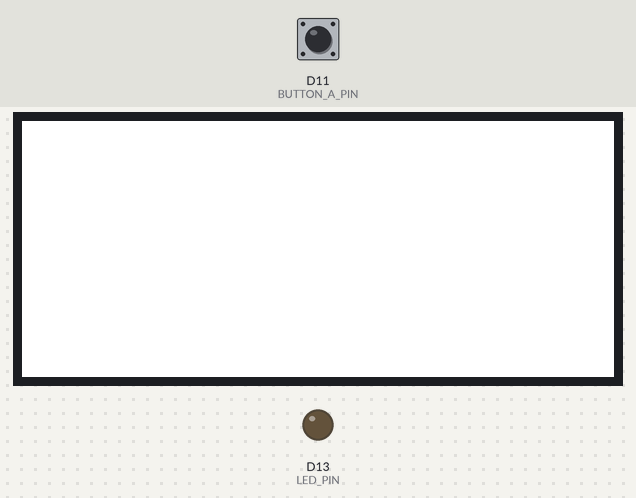
Simulated run of this sketch. Board: Arduino MKR. On the bench: 296×128 colour display, output pins drawn as LEDs (lit = HIGH). Inputs (shaded band) come from the test bench; at power-on: D11 (BUTTON_A_PIN) HIGH. WiFi joins after 1.5 s; servers stay silent unless stated; uploads are accepted with an empty reply; not simulated (calls return 0 or success): secrets.h; what the sketch prints to the serial monitor is not drawn.

Above: at 1.2 s.
1.3 s: D11 (BUTTON_A_PIN) pulled LOW for 0.15 s
At 2.2 s:
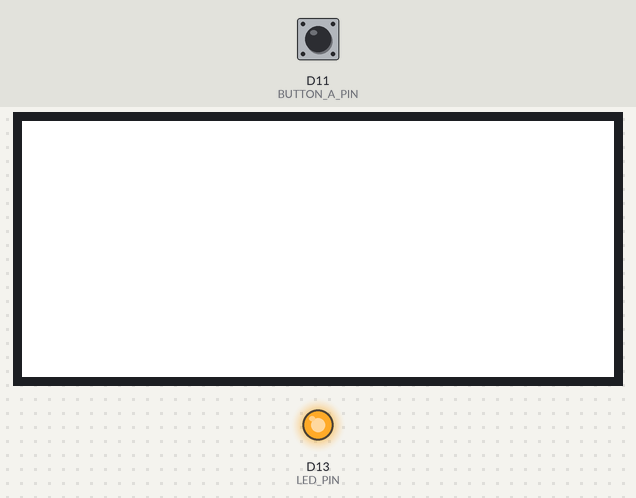
At 17.6 s:
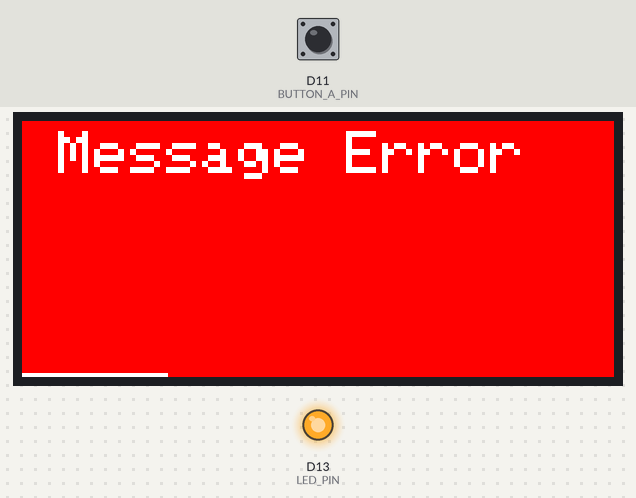
Timing chart, 0 to 18.3 s (numbered marks = the images above; inputs shaded):
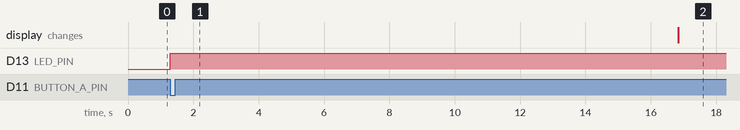

The sketch:

RemoteNote.ino
```cpp
#include <SPI.h>
#include <WiFi101.h>

#include "Adafruit_ThinkInk.h"
#include "ArduinoLowPower.h"

#include "secrets.h"

// Display pins
#define EPD_DC 10
// ONLY valid if you have modified your FeatherWing to cut the ECS and SDCS jumpers
// and bridged ECS to pin 5, otherwise set EPD_CS=9 and voltage sense will not work
#define EPD_CS 5
#define EPD_BUSY -1 // can set to -1 to not use a pin (will wait a fixed delay)
#define SRAM_CS 6
#define EPD_RESET -1  // can set to -1 and share with microcontroller Reset!
#define EPD_SPI &SPI // primary SPI

// Wifi chip pins
#define ATWINC_CS 8
#define ATWINC_IRQ 7
#define ATWINC_RST 4
#define ATWINC_EN 2

#define LED_PIN 13
#define BUTTON_A_PIN 11

// Battery voltage measurements
#define VBATPIN A7
#define MIN_BATT_V 3.0
#define MAX_BATT_V 4.2

// Refresh time should never be less than 3 minutes due to display limitations
#define REFRESH_TIME_S (60*60*3)
volatile bool do_deep_sleep = true;

// Serial Baud rate
#define BAUD 115200

// Times to attempt wifi connection before displaying error message
#define MAX_CONNECTION_RETRIES 5
// Delay between connection attempts
#define CONNECTION_RETRY_DELAY_MS 5000

// 2.9" Tricolor Featherwing or Breakout with IL0373 chipset
ThinkInk_290_Tricolor_Z10 display(EPD_DC, EPD_RESET, EPD_CS, SRAM_CS, EPD_BUSY, EPD_SPI);

// Sensitive data from "secrets.h"
char ssid[] = SECRET_SSID;    // your network SSID (name)
char pass[] = SECRET_PASS;    // your network password (use for WPA, or use as key for WEP)
// Message server URL
String url = String("/") + SECRET_PAGE_ID;
char server[] = "gist.githubusercontent.com";

// Initialize the WiFi client library
WiFiSSLClient client;


void setup() {
  //Configure pins for Adafruit ATWINC1500 Feather
  WiFi.setPins(ATWINC_CS, ATWINC_IRQ, ATWINC_RST, ATWINC_EN);

  Serial.begin(BAUD);

  Serial.println("Initializing Display");
  display.begin(THINKINK_TRICOLOR);

  // Turn off the on-board LED to save power
  pinMode(LED_PIN, OUTPUT);
  digitalWrite(LED_PIN, LOW);

  // Set up an interrupt to allow disabling low power sleep
  // as this sometimes can interfere with flashing
  pinMode(BUTTON_A_PIN, INPUT_PULLUP);
  LowPower.attachInterruptWakeup(BUTTON_A_PIN, disable_deep_sleep, CHANGE);
}


void loop() {
  String response;

  // Connect to the WiFi network
  if(init_wifi()){
    // Pull the message from the internet
    response = get_text_from_server();
  } else {
    response = "[BG R][W]   WiFi Error   ";
  }

  // Disable WiFi chip until next time for power saving
  WiFi.end();

  if(!response.length()){
    Serial.println("Failed to retrieve message");
    response = "[BG R][W] Message Error  ";
  }

  // Note: had some minor display issues if we called this before Wifi.end()
  parse_and_display_message(response);

  // For some reason low power sleeps were being skipped without
  // a small delay here. 5s arbitrary, <1s likely works fine.
  delay(5000);

  // Wait for a while before next request
  if(do_deep_sleep){
    Serial.println("Starting low power sleep");
    // Disable serial comms for power savings
    Serial.end();
    LowPower.sleep(REFRESH_TIME_S * 1000);
    Serial.begin(BAUD);
    delay(1000); // Allow time to re-establish Serial comms
  } else {
    Serial.println("Starting normal sleep");
    delay(REFRESH_TIME_S * 1000);
  }
  Serial.println("Sleep finished");
}


void parse_and_display_message(String msg){
  Serial.println("Displaying message...");

  // Clear
  display.clearBuffer();

  // Set background (default: white) and battery bar (default: red)
  uint16_t bg_color = EPD_WHITE;
  uint16_t batt_color = EPD_RED;
  if(msg.startsWith("[BG R]")){
    bg_color = EPD_RED;
    batt_color = EPD_WHITE;
    msg.remove(0, 6);
  } else if(msg.startsWith("[BG B]")){
    bg_color = EPD_BLACK;
    msg.remove(0, 6);
  }
  display.fillRect(0, 0, display.width(), display.height(), bg_color);

  // Configure text
  display.setTextSize(3);
  // X position, Y Position measured from top left corner
  display.setCursor(0, 5);

  // Set text color (default: black)
  if(msg.startsWith("[R]")){
    display.setTextColor(EPD_RED);
    msg.remove(0, 3);
  } else if(msg.startsWith("[W]")){
    display.setTextColor(EPD_WHITE);
    msg.remove(0, 3);
  } else {
    display.setTextColor(EPD_BLACK);
  }

  display.print(msg);

  // Display battery indicator at the bottom of the screen
  float vbatt = get_battery_voltage();
  Serial.print("VBat: " ); Serial.println(vbatt);
  display.fillRect(0, display.height() - 2, battery_bar_width(vbatt), 2, batt_color);

  // Display, sleep=true to power down after
  display.display(true);
}


// Returns the full message text from the message server
String get_text_from_server(){
  String result;

  // Connect to the message server
  if(client.connect(server, 443)) {
    Serial.println("Connected to server");

    // Make a HTTP GET request
    client.println(String("GET ") + url + " HTTP/1.1");
    client.print("Host: ");
    client.println(server);
    client.println("Connection: close");
    client.println();

    // Wait for a response
    while (client.connected()) {
      String line = client.readStringUntil('\n');
      Serial.print("Header: ");
      Serial.println(line);
      if (line == "\r") {
        Serial.println("Headers received");
        break;
      }
    }

    // Read all characters from source, up to 100 total or until the #END marker
    Serial.println("Pulling Message");
    delay(10);

    while (client.available()) {
      char c = client.read();
      result += c;
      Serial.write(c);
      delay(1);

      if(result.length() > 100 || result.endsWith("#END")){
        break;
      }
    }

    // Disconnect from the server
    client.stop();
  }
  Serial.println();

  return result;
}


bool init_wifi(){
  // Check for the presence of the shield
  if (WiFi.status() == WL_NO_SHIELD) {
    Serial.println("WiFi shield not present");
    return false;
  }

  // Attempt to connect to WiFi network
  int n_attempts = 0;
  for(int n_attempts=1; n_attempts<=MAX_CONNECTION_RETRIES; ++n_attempts) {
    Serial.print("Attempting to connect to SSID: ");
    Serial.print(ssid);
    Serial.print(" (");
    Serial.print(n_attempts);
    Serial.print("/");
    Serial.print(MAX_CONNECTION_RETRIES);
    Serial.println(")");

    if(WiFi.begin(ssid, pass) == WL_CONNECTED){
      Serial.println("Connected to WiFi");
      printWiFiStatus();
      return true;
    }

    delay(CONNECTION_RETRY_DELAY_MS);
  }

  Serial.println("Failed to connect");
  return false;
}

void printWiFiStatus() {
  // Print the SSID of the network you're connected to
  Serial.print("SSID: ");
  Serial.println(WiFi.SSID());

  // Print your WiFi shield's IP address
  IPAddress ip = WiFi.localIP();
  Serial.print("IP Address: ");
  Serial.println(ip);

  // Print the received signal strength
  long rssi = WiFi.RSSI();
  Serial.print("Signal strength (RSSI):");
  Serial.print(rssi);
  Serial.println(" dBm");
}


void disable_deep_sleep(){
  // Called as an interrupt
  do_deep_sleep = false;
  // Set the LED on to indicate we are now in a high power state
  digitalWrite(LED_PIN, HIGH);
}


float get_battery_voltage(){
  float measuredvbat = analogRead(VBATPIN);
  measuredvbat *= 2;    // Correct for /2 voltage divider
  measuredvbat *= 3.3;  // Multiply by 3.3V, our reference voltage
  measuredvbat /= 1024; // convert to voltage
  return measuredvbat;
}


int16_t battery_bar_width(float vbatt){
  // Returns a width for the battery indicator given present voltage (battery_percentage * total_display_width)
  float batt_pct = constrain((vbatt-MIN_BATT_V) / (MAX_BATT_V - MIN_BATT_V), 0.0, 1.0);
  return int16_t(batt_pct * (display.width()));
}
```

Measured:
- after the input at 1.3 s, D13 (LED_PIN): LOW → HIGH at once
